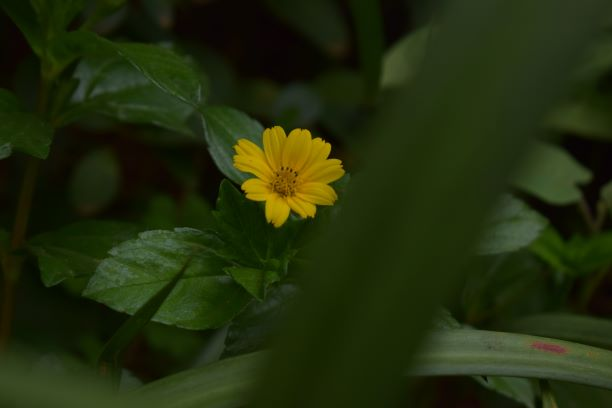
#> input picture carpy.JPG, 612 x 408 px, found by its file name
$ python cartoon.py
#> lines starting #> are read from the running program, lines starting #| are printed output that depends on the picture; after the words box and inside, x2 and y2 are one past the last pixel; in counts of white or black regions, pixels touching at a corner belong together
import cv2

num_down = 2 # number of downsampling steps
num_bilateral = 7 # number of bilateral filtering steps

img_rgb = cv2.imread("carpy.jpg")
#> img_rgb is the input picture: shape (408, 612, 3); mean B, G, R 12.5, 44.4, 33.9

# downsample image using Gaussian pyramid
img_color = img_rgb
for _ in range(num_down):
   img_color = cv2.pyrDown(img_color)

# repeatedly apply small bilateral filter instead of
# applying one large filter
for _ in range(num_bilateral):
        img_color = cv2.bilateralFilter(img_color, d=9, sigmaColor=9, sigmaSpace=7)
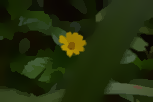
#> img_color: shape (102, 153, 3); mean B, G, R 12.3, 44.3, 33.8
 #here we are applying a bilateral filter with diameter of each pixel neighborhood =9, sigmacolor=9 and sigmaspace=75.


# upsample image to original size
for _ in range(num_down):
   img_color = cv2.pyrUp(img_color)

#STEP 2 & 3
#Use median filter to reduce noise
# convert to grayscale and apply median blur
img_gray = cv2.cvtColor(img_rgb, cv2.COLOR_RGB2GRAY)
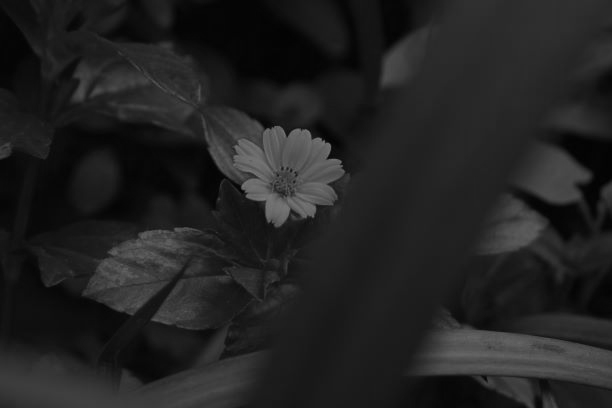
#> img_gray: shape (408, 612); min 1, max 127, mean 33.7
img_blur = cv2.medianBlur(img_gray, 7)

#STEP 4
#Use adaptive thresholding to create an edge mask
# detect and enhance edges
img_edge = cv2.adaptiveThreshold(img_blur, 255,
   cv2.ADAPTIVE_THRESH_MEAN_C,
   cv2.THRESH_BINARY,
   blockSize=9,
   C=2)
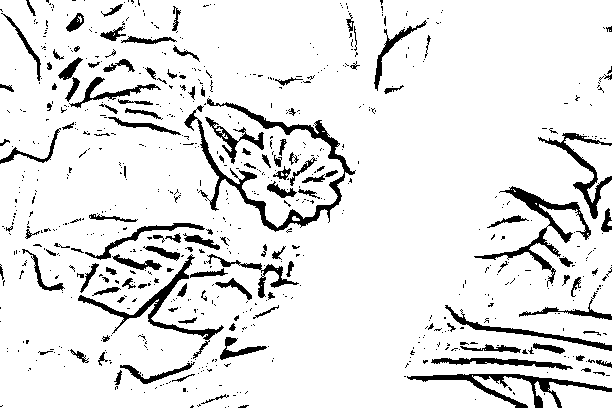
#> img_edge: shape (408, 612); 90.2% white; 723 black regions (591 under 20 px), largest, box (x1, y1, x2, y2) and area: (184, 98, 356, 232) 2874, (474, 186, 591, 287) 1680, (407, 374, 612, 408) 1565

# Step 5
# Combine color image with edge mask & display picture
# convert back to color, bit-AND with color image
img_edge = cv2.cvtColor(img_edge, cv2.COLOR_GRAY2RGB)
img_cartoon = cv2.bitwise_and(img_color, img_edge)
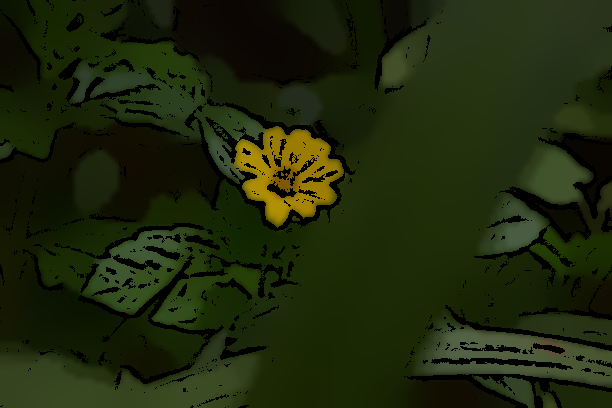
#> img_cartoon: shape (408, 612, 3); mean B, G, R 11, 39.7, 30.1
for _ in range(num_down):
   img_cartoon = cv2.pyrDown(img_cartoon)
#> this loop made 2 passes
#> pass 1, `img_cartoon = cv2.pyrDown(img_cartoon)`:
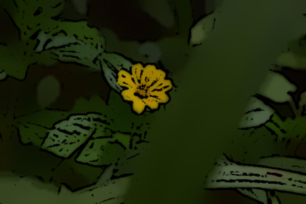
#> img_cartoon: shape (204, 306, 3); mean B, G, R 11, 39.6, 30.1
#> pass 2, `img_cartoon = cv2.pyrDown(img_cartoon)`:
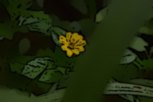
#> img_cartoon: shape (102, 153, 3); mean B, G, R 11, 39.6, 30.1

# display
cv2.imshow("Cart_imgs", img_cartoon)
